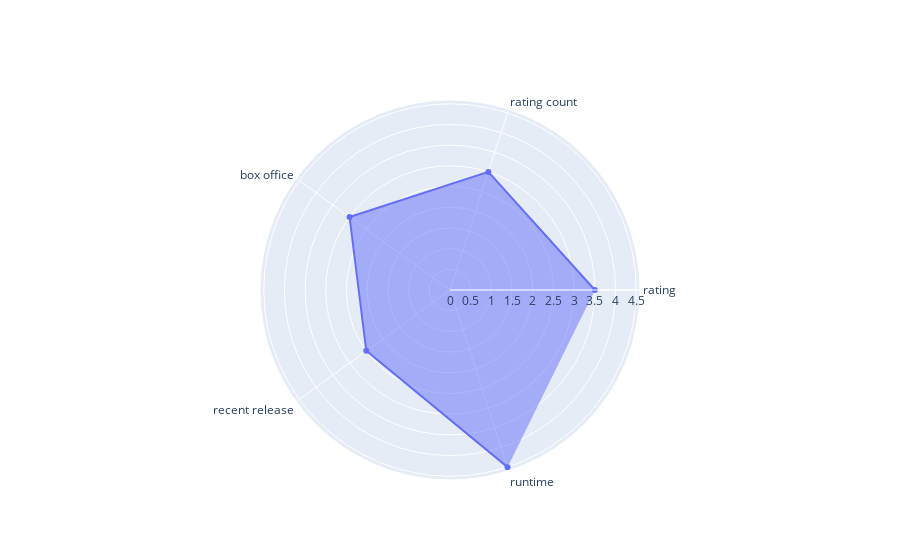

Here is the notebook cell this chart was saved with:
### Markdown cell above
# point break

### Code cell
import plotly.graph_objects as go

fig = go.Figure(data=go.Scatterpolar(
  r=[3.5, 3, 3, 2.5, 4.5],
  theta=['rating','rating count','box office', 'recent release',
           'runtime'],
  fill='toself'
))

fig.update_layout(
  polar=dict(
    radialaxis=dict(
      visible=True
    ),
  ),
  showlegend=False
)
fig.show()

### Figure 1 — Plotly figure (JSON) as saved in the notebook; plotly's stock layout.template omitted (floating-point values rounded to 4 significant figures)
{"data": [{"fill": "toself", "r": [3.5, 3, 3, 2.5, 4.5], "theta": ["rating", "rating count", "box office", "recent release", "runtime"], "type": "scatterpolar"}], "layout": {"polar": {"radialaxis": {"visible": true}}, "showlegend": false}}
